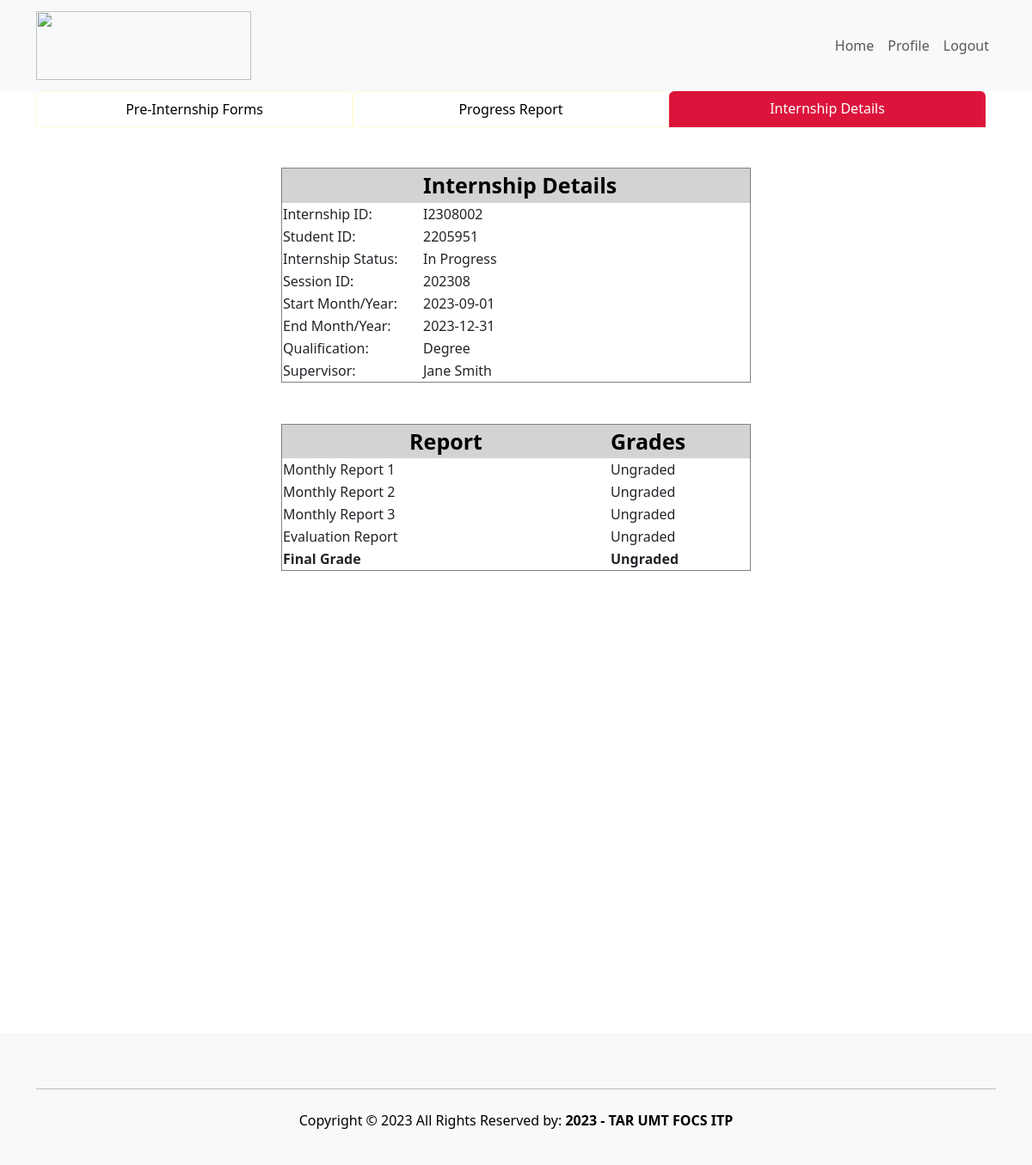
The page /student/InternshipDetails.php (signed in) on the database as committed earlier.
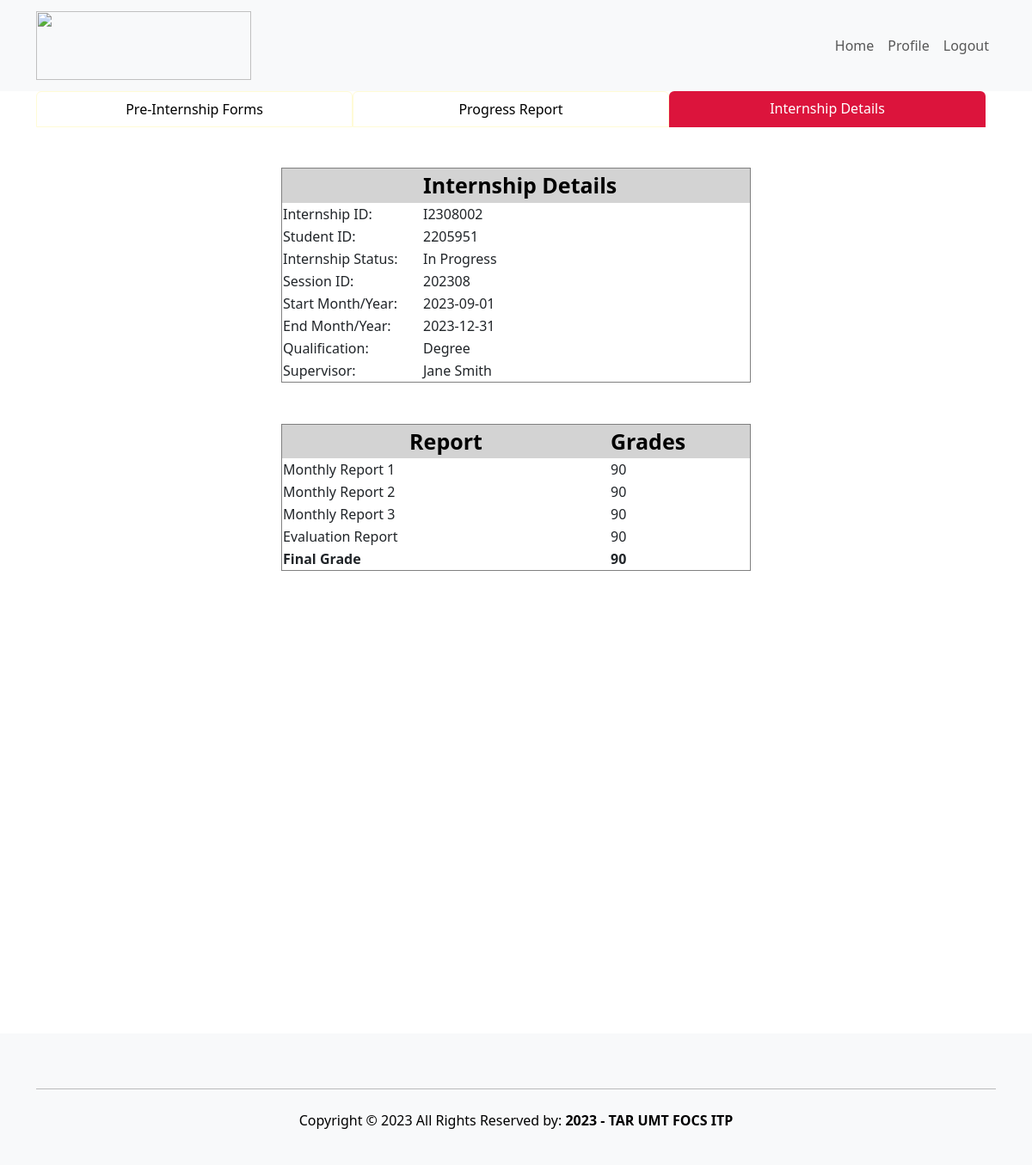
The same page on the database as committed later.
### tables this page shows
CREATE TABLE `internship` (
  `internshipID` varchar(10) NOT NULL,
  `studID` varchar(10) DEFAULT NULL,
  `sessionID` varchar(10) DEFAULT NULL,
  `indemnity` varchar(100) DEFAULT NULL,
  `indemnityStatus` enum('Accepted','Rejected','Pending','Missing') DEFAULT NULL,
  `parentAcknowledgement` varchar(100) DEFAULT NULL,
  `parentAcknowledgementStatus` enum('Accepted','Rejected','Pending','Missing') DEFAULT NULL,
  `companyAcceptance` varchar(100) DEFAULT NULL,
  `companyAcceptanceStatus` enum('Accepted','Rejected','Pending','Missing') DEFAULT NULL,
  `monthlyReport1` varchar(100) DEFAULT NULL,
  `monthlyReport1Grade` int(11) DEFAULT NULL,
  `monthlyReport2` varchar(100) DEFAULT NULL,
  `monthlyReport2Grade` int(11) DEFAULT NULL,
  `monthlyReport3` varchar(100) DEFAULT NULL,
  `monthlyReport3Grade` int(11) DEFAULT NULL,
  `evaluationReport` varchar(100) DEFAULT NULL,
  `evaluationReportGrade` int(11) DEFAULT NULL,
  `finalGrade` int(11) DEFAULT NULL,
  `internshipStatus` enum('In Progress','Completed','Suspended','Terminated') DEFAULT NULL
);

CREATE TABLE `session` (
  `sessionID` varchar(10) NOT NULL,
  `startMonthYear` date DEFAULT NULL,
  `endMonthYear` date DEFAULT NULL,
  `qualification` enum('Diploma','Degree') DEFAULT NULL
);

CREATE TABLE `staff` (
  `staffID` varchar(10) NOT NULL,
  `staffName` varchar(50) DEFAULT NULL,
  `staffEmail` varchar(50) DEFAULT NULL,
  `staffIC` varchar(12) DEFAULT NULL,
  `staffGender` enum('Male','Female','Other') DEFAULT NULL,
  `staffPhoneNo` varchar(15) DEFAULT NULL,
  `staffPassword` varchar(50) NOT NULL
);

### student/InternshipDetails.php (the view, shortened to what the changed rows need)
<?php
include 'studentHeader.php';
?>
    <form id="form1" style="min-height:100vh;" runat="server">
    <div style="overflow-x: scroll; height:60vh;" class="container row justify-content-md-center mx-auto">
        <div class="container">
            <?php
            require 'connect.php';
            $internshipSql = "SELECT
                        internship.internshipID,
                        internship.studID,
                        internship.internshipStatus,
                        internship.sessionID,
                        session.startMonthYear,
                        session.endMonthYear,
                        session.qualification,
                        staff.staffName AS supervisorName
                    FROM internship
                    INNER JOIN session ON internship.sessionID = session.sessionID
                    INNER JOIN supervisor ON session.sessionID = supervisor.sessionID
                    INNER JOIN staff ON supervisor.staffID = staff.staffID
                    WHERE internship.studID = $studID";
            $internshipResult = $con->query($internshipSql);
            if ($internshipResult->num_rows > 0) {
                echo '<div style="display: flex; justify-content: center;">';
                echo '<table style="width: 50%;" border="1">';
                echo '<tr style="background-color: lightgray; color: black; text-align: center; font-size: 25px; font-weight: bold;">';
                echo '<th style="width: 30%; "></th>';
                echo '<th style="width: 70%;text-align: left;">Internship Details</th>';
                echo '</tr>';
                while ($row = $internshipResult->fetch_assoc()) {
                    echo "<tr><td>Internship ID:</td><td>" . $row["internshipID"] . "</td></tr>";
                    echo "<tr><td>Student ID:</td><td>" . $row["studID"] . "</td></tr>";
                    echo "<tr><td>Internship Status:</td><td>" . $row["internshipStatus"] . "</td></tr>";
                    echo "<tr><td>Session ID:</td><td>" . $row["sessionID"] . "</td></tr>";
                    echo "<tr><td>Start Month/Year:</td><td>" . $row["startMonthYear"] . "</td></tr>";
                    echo "<tr><td>End Month/Year:</td><td>" . $row["endMonthYear"] . "</td></tr>";
                    echo "<tr><td>Qualification:</td><td>" . $row["qualification"] . "</td></tr>";
                    echo "<tr><td>Supervisor:</td><td>" . $row["supervisorName"] . "</td></tr>";
                }
                echo '</table>';
                echo '</div>';
            } else {
                echo "No internship details found for this student.";
            }
            $reportSql = "SELECT * FROM internship WHERE studID = $studID";
            $reportResult = $con->query($reportSql);
            if ($reportResult->num_rows > 0) {
                echo '<br>';
                echo '<br>';
                echo '<div style="display: flex; justify-content: center;">';
                echo '<table style="width: 50%;" border="1">';
                echo '<tr style="background-color: lightgray; color: black; text-align: center; font-size: 25px; font-weight: bold;">';
                echo '<th style="width: 70%; text-align: center;">Report</th>';
                echo '<th style="width: 30%; text-align: left;">Grades</th>';
                echo '</tr>';
                $reportFields = array(
                    'monthlyReport1' => 'Monthly Report 1',
                    'monthlyReport2' => 'Monthly Report 2',
                    'monthlyReport3' => 'Monthly Report 3',
                    'evaluationReport' => 'Evaluation Report'
                );
                while ($row = $reportResult->fetch_assoc()) {
                    foreach ($reportFields as $fieldName => $fieldLabel) {
                        $grade = $row[$fieldName . 'Grade'];
                        if ($grade === null) {
                            $grade = "Ungraded";
                        }
                        echo "<tr>
                                        <td>$fieldLabel</td>
                                        <td>$grade</td>
                                    </tr>";
                    }
                    $finalGrade = $row['finalGrade'];
                }
                if ($finalGrade === null) {
                    $finalGrade = "Ungraded";
                }
                echo "<tr>
                                <td><b>Final Grade</b></td>
                                <td><b> $finalGrade </b></td>
                            </tr>";
                echo '</table>';
            } else {
                echo "No report grades found for this student.";
            }
            ?>
        </div>
    </div>
</form>
<?php
include 'studentFooter.php';
?>

Rows that differ between the two databases and show on the page:
changed internship "In Progress": finalGrade (not shown) → "90"
Other text that changed with them:
$finalGrade: "Ungraded" → (not shown)
new list line: "Monthly Report 1 90"
new list line: "Monthly Report 2 90"
new list line: "Monthly Report 3 90"
new list line: "Evaluation Report 90"
list line gone: "Monthly Report 1 Ungraded"
list line gone: "Monthly Report 2 Ungraded"
list line gone: "Monthly Report 3 Ungraded"
list line gone: "Evaluation Report Ungraded"
